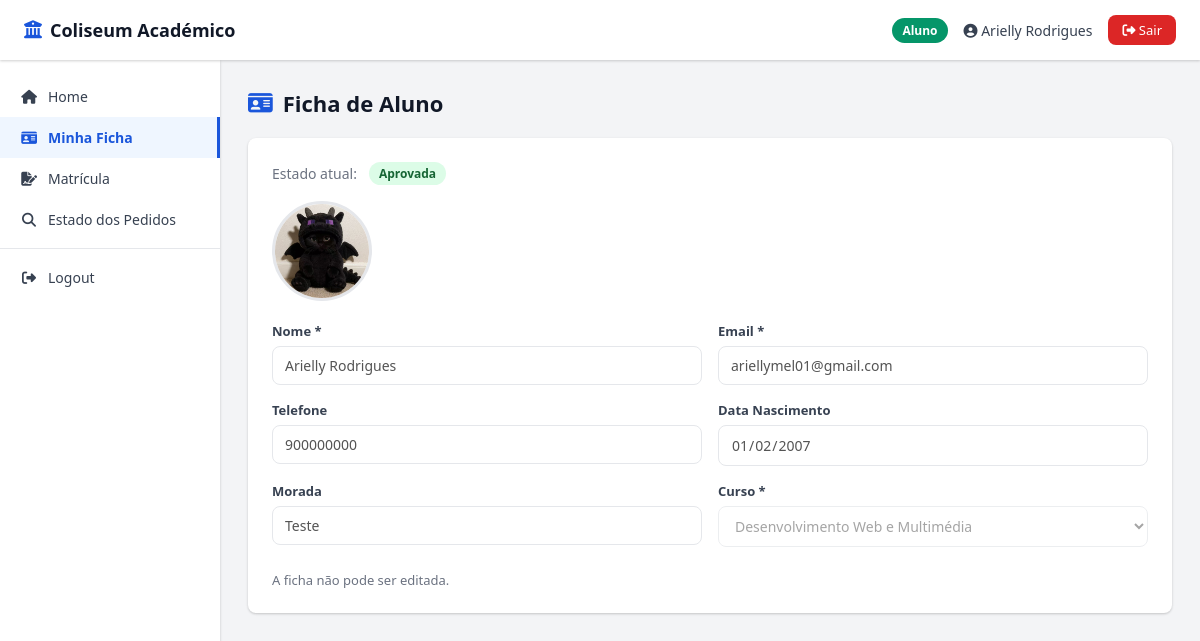
Page /ficha_aluno.php (signed in) on the committed database.
### tables this page shows
CREATE TABLE `fichas_aluno` (
  `ID` int(11) NOT NULL,
  `user_id` int(11) NOT NULL,
  `nome` varchar(150) NOT NULL,
  `email` varchar(150) NOT NULL,
  `telefone` varchar(20) DEFAULT NULL,
  `data_nascimento` date DEFAULT NULL,
  `morada` varchar(255) DEFAULT NULL,
  `curso_id` int(11) NOT NULL,
  `foto` varchar(255) DEFAULT NULL,
  `estado` enum('rascunho','submetida','aprovada','rejeitada') NOT NULL DEFAULT 'rascunho',
  `observacoes` text DEFAULT NULL,
  `validado_por` int(11) DEFAULT NULL,
  `data_validacao` datetime DEFAULT NULL,
  `criado_em` datetime NOT NULL DEFAULT current_timestamp(),
  `atualizado_em` datetime NOT NULL DEFAULT current_timestamp() ON UPDATE current_timestamp()
);

CREATE TABLE `cursos` (
  `ID` int(11) NOT NULL,
  `Nome` varchar(200) NOT NULL,
  `ativo` tinyint(1) NOT NULL DEFAULT 1
);

### ficha_aluno.php (the view, shortened to what this page needs)
<?php
require_once 'acessoBD.php';
require_once 'includes/layout.php';
$user_id = $_SESSION['user_id'];
$stmt = $pdo->prepare('SELECT * FROM fichas_aluno WHERE user_id=?');
$stmt->execute([$user_id]);
$ficha = $stmt->fetch();
$podeEditar = !$ficha || in_array($ficha['estado'], ['rascunho', 'rejeitada']);
$cursos = $pdo->query('SELECT ID,Nome FROM cursos WHERE ativo=1 ORDER BY Nome')->fetchAll();
renderHeader('Minha Ficha', 3, $_SESSION['nome_display'] ?? $_SESSION['user']);
?>
<h1 class="page-title">
  <i class="fa-solid fa-id-card"></i> Ficha de Aluno
</h1>
<div class="card">
  <?php if ($ficha): ?>
    <div class="status-box">
      <span class="status-text">Estado atual:</span>
      <span class="badge badge-<?= $ficha['estado'] ?>">
        <?= ucfirst($ficha['estado']) ?>
      </span>
    </div>
  <?php endif; ?>
  <form method="POST" enctype="multipart/form-data">
    <?php if ($ficha && $ficha['foto']): ?>
      <div class="foto-preview">
        <img src="uploads/fotos/<?= htmlspecialchars($ficha['foto']) ?>">
      </div>
    <?php endif; ?>
    <div class="form-row">
      <div class="form-group">
        <label>Nome *</label>
        <input class="form-control" type="text" name="nome" value="<?= htmlspecialchars($ficha['nome'] ?? '') ?>"
          <?= !$podeEditar ? 'disabled' : '' ?>>
      </div>
      <div class="form-group">
        <label>Email *</label>
        <input class="form-control" type="email" name="email" value="<?= htmlspecialchars($ficha['email'] ?? '') ?>"
          <?= !$podeEditar ? 'disabled' : '' ?>>
      </div>
    </div>
    <div class="form-row">
      <div class="form-group">
        <label>Telefone</label>
        <input class="form-control" type="text" name="telefone"
          value="<?= htmlspecialchars($ficha['telefone'] ?? '') ?>" <?= !$podeEditar ? 'disabled' : '' ?>>
      </div>
      <div class="form-group">
        <label>Data Nascimento</label>
        <input class="form-control" type="date" name="data_nascimento"
          value="<?= htmlspecialchars($ficha['data_nascimento'] ?? '') ?>" <?= !$podeEditar ? 'disabled' : '' ?>>
      </div>
    </div>
    <div class="form-row">
      <div class="form-group">
        <label>Morada</label>
        <input class="form-control" type="text" name="morada" value="<?= htmlspecialchars($ficha['morada'] ?? '') ?>"
          <?= !$podeEditar ? 'disabled' : '' ?>>
      </div>
      <div class="form-group">
        <label>Curso *</label>
        <select class="form-control" name="curso_id" <?= !$podeEditar ? 'disabled' : '' ?>>
          <?php foreach ($cursos as $c): ?>
            <option value="<?= $c['ID'] ?>" <?= ($ficha['curso_id'] ?? 0) == $c['ID'] ? 'selected' : '' ?>>
              <?= htmlspecialchars($c['Nome']) ?>
            </option>
          <?php endforeach; ?>
        </select>
      </div>
    </div>
    <?php if ($podeEditar): ?>
      <div class="form-group">
        <label>Fotografia</label>
        <input class="form-control" type="file" name="foto">
      </div>
      <div class="btn-group btn-group-spacing">
        <button class="btn btn-secondary" name="action" value="guardar">
          Guardar
        </button>
        <button class="btn btn-primary" name="action" value="submeter">
          Submeter
        </button>
      </div>
    <?php else: ?>
      <p class="text-muted-small">
        A ficha não pode ser editada.
      </p>
    <?php endif; ?>
  </form>
</div>
<?php renderFooter(); ?>

### includes/layout.php (shortened to what this page needs)
<?php
function getMenuPorGrupo(int $grupo): array
{
  $menus = [
    1 => [
      ['href' => 'gestor_dashboard.php', 'icon' => 'fa-house', 'label' => 'Home'],
      ['href' => 'cursos.php', 'icon' => 'fa-graduation-cap', 'label' => 'Cursos'],
      ['href' => 'disciplinas.php', 'icon' => 'fa-book', 'label' => 'Disciplinas'],
      ['href' => 'planos_estudos.php', 'icon' => 'fa-list-check', 'label' => 'Plano de Estudos'],
      ['href' => 'fichas_validar.php', 'icon' => 'fa-id-card', 'label' => 'Fichas de Aluno'],
      ['href' => 'gerir_utilizadores.php', 'icon' => 'fa-users-gear', 'label' => 'Utilizadores'],
    ],
    2 => [
      ['href' => 'funcionario_dashboard.php', 'icon' => 'fa-house', 'label' => 'Home'],
      ['href' => 'matriculas_gerir.php', 'icon' => 'fa-file-signature', 'label' => 'Matrículas'],
      ['href' => 'pautas.php', 'icon' => 'fa-table-list', 'label' => 'Pautas'],
    ],
    3 => [
      ['href' => 'aluno_dashboard.php', 'icon' => 'fa-house', 'label' => 'Home'],
      ['href' => 'ficha_aluno.php', 'icon' => 'fa-id-card', 'label' => 'Minha Ficha'],
      ['href' => 'matricula_pedido.php', 'icon' => 'fa-file-signature', 'label' => 'Matrícula'],
      ['href' => 'aluno_estado.php', 'icon' => 'fa-magnifying-glass', 'label' => 'Estado dos Pedidos'],
    ],
  ];
  return $menus[$grupo] ?? [];
}
function renderHeader(string $titulo, int $grupo, string $user): void
{
  $menu = getMenuPorGrupo($grupo);
  $grupoNomes = [1 => 'Gestor Pedagógico', 2 => 'Serviços Académicos', 3 => 'Aluno'];
  $grupoNome = $grupoNomes[$grupo] ?? 'Utilizador';
  $grupoClass = ['', 'gestor', 'funcionario', 'aluno'][$grupo] ?? '';
  ?>
  <!DOCTYPE html>
  <html lang="pt">
  <head>
    <link rel="stylesheet" href="https://cdnjs.cloudflare.com/ajax/libs/font-awesome/6.5.0/css/all.min.css">
  </head>
  <body>
    <nav class="topbar">
      <a class="topbar-brand"
        href="<?= $grupo == 1 ? 'gestor_dashboard.php' : ($grupo == 2 ? 'funcionario_dashboard.php' : 'aluno_dashboard.php') ?>">
        <i class="fa-solid fa-university"></i> Coliseum Académico
      </a>
      <div class="topbar-right">
        <span class="badge-grupo <?= $grupoClass ?>"><?= $grupoNome ?></span>
        <span class="user-name"><i class="fa-solid fa-circle-user"></i> <?= htmlspecialchars($user) ?></span>
        <a class="btn-logout" href="logout.php"><i class="fa-solid fa-right-from-bracket"></i> Sair</a>
      </div>
    </nav>
    <div class="layout">
      <aside class="sidebar">
        <?php
        $currentFile = basename($_SERVER['PHP_SELF']);
        foreach ($menu as $item):
          $isActive = ($currentFile === $item['href']) ? 'active' : '';
          ?>
          <a href="<?= $item['href'] ?>" class="<?= $isActive ?>">
            <i class="fa-solid <?= $item['icon'] ?>"></i> <?= $item['label'] ?>
          </a>
        <?php endforeach; ?>
        <hr class="sidebar-sep">
        <a href="logout.php"><i class="fa-solid fa-right-from-bracket"></i> Logout</a>
      </aside>
      <main class="main">
        <?php
}
function renderFooter(): void
{
  ?>
      </main>
    </div>
  </body>
  </html>
  <?php
}

### includes/layout.php (style rules this page uses)
:root { --primary: #1a56db; --primary-d: #1540a8; --gestor: #7c3aed; --funcionario: #0891b2; --aluno: #059669; --danger: #dc2626; --warning: #d97706; --success: #16a34a; --gray-50: #f9fafb; --gray-100: #f3f4f6; --gray-200: #e5e7eb; --gray-500: #6b7280; --gray-700: #374151; --gray-900: #111827; --radius: 8px; --shadow: 0 1px 3px rgba(0, 0, 0, .12), 0 1px 2px rgba(0, 0, 0, .08); }
* { margin: 0; padding: 0; box-sizing: border-box; font-family: 'Segoe UI', Arial, sans-serif; }
body { background: var(--gray-100); min-height: 100vh; display: flex; flex-direction: column; }
.topbar { background: white; padding: 0 24px; height: 60px; display: flex; align-items: center; justify-content: space-between; box-shadow: var(--shadow); position: sticky; top: 0; z-index: 100; }
.topbar-brand { font-weight: 700; font-size: 18px; color: var(--gray-900); text-decoration: none; display: flex; align-items: center; gap: 8px; }
.topbar-brand i { color: var(--primary); }
.topbar-right { display: flex; align-items: center; gap: 16px; }
.badge-grupo { padding: 4px 10px; border-radius: 20px; font-size: 12px; font-weight: 600; color: white; }
.badge-grupo.aluno { background: var(--aluno); }
.user-name { font-size: 14px; color: var(--gray-700); font-weight: 500; }
.btn-logout { background: var(--danger); color: white; padding: 6px 14px; border-radius: var(--radius); text-decoration: none; font-size: 13px; }
.layout { display: flex; flex: 1; }
.sidebar { width: 220px; background: white; box-shadow: var(--shadow); padding: 16px 0; flex-shrink: 0; }
.sidebar a { display: flex; align-items: center; gap: 10px; padding: 11px 20px; color: var(--gray-700); text-decoration: none; font-size: 14px; transition: .15s; }
.sidebar a.active { background: #eff6ff; color: var(--primary); font-weight: 600; border-right: 3px solid var(--primary); }
.sidebar a i { width: 18px; text-align: center; }
.sidebar-sep { border: none; border-top: 1px solid var(--gray-200); margin: 8px 0; }
.main { flex: 1; padding: 28px; overflow-x: auto; }
.page-title { font-size: 22px; font-weight: 700; color: var(--gray-900); margin-bottom: 20px; display: flex; align-items: center; gap: 10px; }
.page-title i { color: var(--primary); }
.card { background: white; border-radius: var(--radius); padding: 24px; box-shadow: var(--shadow); margin-bottom: 20px; }
.form-group { margin-bottom: 16px; }
.form-group label { display: block; font-size: 13px; font-weight: 600; color: var(--gray-700); margin-bottom: 6px; }
.form-control { width: 100%; padding: 9px 12px; border: 1px solid var(--gray-200); border-radius: var(--radius); font-size: 14px; transition: .2s; background: white; }
.form-row { display: grid; grid-template-columns: 1fr 1fr; gap: 16px; }
.badge { display: inline-block; padding: 3px 10px; border-radius: 20px; font-size: 12px; font-weight: 600; }
.badge-aprovada, .badge-aprovado { background: #dcfce7; color: #166534; }

### ficha_aluno.php (style rules this page uses)
.status-box { display: flex; align-items: center; gap: 12px; margin-bottom: 16px; }
.status-text { font-size: 14px; color: #6b7280; }
.foto-preview { margin-bottom: 16px; }
.foto-preview img { width: 100px; height: 100px; object-fit: cover; border-radius: 50%; border: 3px solid #e5e7eb; }
.text-muted-small { color: #6b7280; font-size: 13px; margin-top: 8px; }

### rows in the picture
fichas_aluno: nome "Arielly Rodrigues", estado "Aprovada", foto (picture), email "ariellymel01@gmail.com", telefone "900000000", data_nascimento "01/02/2007", morada "Teste", curso_id "Desenvolvimento Web e Multimédia"

### other values in the picture
$grupoNome "Aluno"
$item['label'] "Home"
$item['label'] "Minha Ficha"
$item['label'] "Matrícula"
$item['label'] "Estado dos Pedidos"
